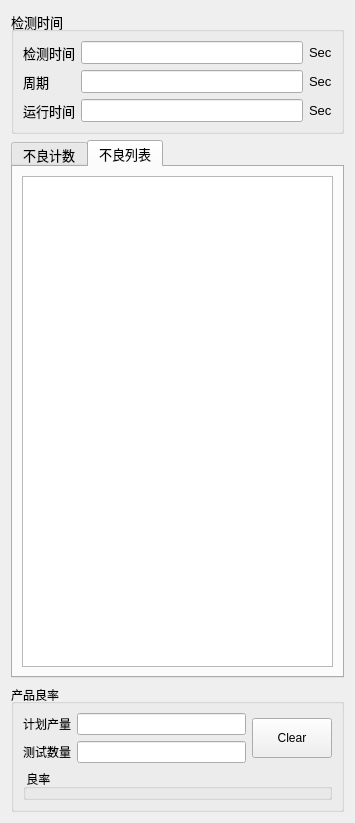
<?xml version="1.0" encoding="UTF-8"?>
<ui version="4.0">
 <class>ManufactureWidgetLeft</class>
 <widget class="QWidget" name="ManufactureWidgetLeft">
  <property name="geometry">
   <rect>
    <x>0</x>
    <y>0</y>
    <width>355</width>
    <height>823</height>
   </rect>
  </property>
  <property name="windowTitle">
   <string>Form</string>
  </property>
  <layout class="QVBoxLayout" name="verticalLayout_3">
   <item>
    <widget class="QGroupBox" name="groupBox">
     <property name="font">
      <font>
       <pointsize>10</pointsize>
      </font>
     </property>
     <property name="title">
      <string>检测时间</string>
     </property>
     <layout class="QGridLayout" name="gridLayout">
      <item row="0" column="0">
       <widget class="QLabel" name="label">
        <property name="font">
         <font>
          <pointsize>10</pointsize>
         </font>
        </property>
        <property name="text">
         <string>检测时间</string>
        </property>
       </widget>
      </item>
      <item row="0" column="1">
       <widget class="QLineEdit" name="edit_detect_time"/>
      </item>
      <item row="0" column="2">
       <widget class="QLabel" name="label_4">
        <property name="text">
         <string>Sec</string>
        </property>
       </widget>
      </item>
      <item row="1" column="0">
       <widget class="QLabel" name="label_2">
        <property name="text">
         <string>周期</string>
        </property>
       </widget>
      </item>
      <item row="1" column="1">
       <widget class="QLineEdit" name="edit_cycle_time"/>
      </item>
      <item row="1" column="2">
       <widget class="QLabel" name="label_5">
        <property name="text">
         <string>Sec</string>
        </property>
       </widget>
      </item>
      <item row="2" column="0">
       <widget class="QLabel" name="label_3">
        <property name="text">
         <string>运行时间</string>
        </property>
       </widget>
      </item>
      <item row="2" column="1">
       <widget class="QLineEdit" name="edit_run_time"/>
      </item>
      <item row="2" column="2">
       <widget class="QLabel" name="label_6">
        <property name="text">
         <string>Sec</string>
        </property>
       </widget>
      </item>
     </layout>
    </widget>
   </item>
   <item>
    <widget class="QTabWidget" name="NGTable">
     <property name="font">
      <font>
       <pointsize>10</pointsize>
      </font>
     </property>
     <property name="currentIndex">
      <number>1</number>
     </property>
     <widget class="QWidget" name="NGNumber">
      <attribute name="title">
       <string>不良计数</string>
      </attribute>
      <layout class="QVBoxLayout" name="verticalLayout_2">
       <item>
        <widget class="QTableView" name="table_view_ng_number"/>
       </item>
      </layout>
     </widget>
     <widget class="QWidget" name="NGList">
      <attribute name="title">
       <string>不良列表</string>
      </attribute>
      <layout class="QVBoxLayout" name="verticalLayout">
       <item>
        <widget class="QTableView" name="table_view_ng_list"/>
       </item>
      </layout>
     </widget>
    </widget>
   </item>
   <item>
    <widget class="QGroupBox" name="groupBox_7">
     <property name="title">
      <string>产品良率</string>
     </property>
     <property name="alignment">
      <set>Qt::AlignLeading|Qt::AlignLeft|Qt::AlignVCenter</set>
     </property>
     <layout class="QGridLayout" name="gridLayout_5">
      <item row="0" column="0">
       <widget class="QLabel" name="label_17">
        <property name="text">
         <string>计划产量</string>
        </property>
       </widget>
      </item>
      <item row="0" column="1">
       <widget class="QLineEdit" name="edit_scheduled_production"/>
      </item>
      <item row="0" column="2" rowspan="2">
       <widget class="QPushButton" name="button_clear_data">
        <property name="minimumSize">
         <size>
          <width>0</width>
          <height>40</height>
         </size>
        </property>
        <property name="text">
         <string>Clear</string>
        </property>
       </widget>
      </item>
      <item row="1" column="0">
       <widget class="QLabel" name="label_18">
        <property name="text">
         <string>测试数量</string>
        </property>
       </widget>
      </item>
      <item row="1" column="1">
       <widget class="QLineEdit" name="edit_test_number"/>
      </item>
      <item row="2" column="0" colspan="3">
       <widget class="QGroupBox" name="group_ng_data_show">
        <property name="title">
         <string> 良率</string>
        </property>
       </widget>
      </item>
     </layout>
    </widget>
   </item>
  </layout>
 </widget>
 <resources/>
 <connections/>
</ui>
